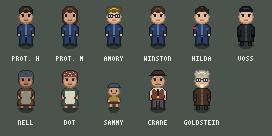

Python code for this plot:
"""Generador modular del elenco (vista frontal, 20x40; niños 16x27).

Cada personaje = cabeza (18 filas) + cuerpo (22 filas) + parches + paleta.
Las piezas se definen por mitades de 10 columnas y se reflejan (simetría frontal).

Letras comunes:
  pelo:  o contorno · h medio · H brillo
  piel:  O contorno · S sombra · s base · l luz · e ojo · m boca
  ropa:  n contorno · d sombra · b base · B luz · L acento (cremallera, botones)
  otros: w/W botas · g gafas o guantes · r brazalete · a/A delantal · c/v/t/p camisa, chaleco, corbata, pantalón
         k/K/j pañuelo · f/F/x sombrero · y barba
"""
import sys
from pathlib import Path

sys.path.insert(0, str(Path(__file__).resolve().parents[1] / "lib"))
from pixel import Canvas, K  # noqa: E402


def espejo(mitades):
    return [m + m[::-1] for m in mitades]


# ------------------------------------------------------------------ caras (filas 7-17)
CARA = [
    "...ohsssss",
    "...Osoooss",
    "...Osseess",
    "..OSsseess",
    "..OSssssss",
    "...Osllsss",
    "...OssssSS",
    "...OSsssmm",
    "....OSssss",
    ".....OOSSS",
    ".......OSS",
]
CARA_FINA = [  # rasgos más suaves (versión femenina, Julia, Brooke…)
    "..ohhsssss",
    "..ohsoosss",
    "..ohseesss",
    "..ohseesss",
    "..ohssssss",
    "..ohsllsss",
    "..ohssssSs",
    "..ohSsssmm",
    "..ohhSssss",
    "...ohhOSSS",
    "....oohOSS",
]

# ------------------------------------------------------------------ cabezas (18 filas)
CABEZAS = {
    "corto": [
        "......oooo", ".....ohhhh", "....ohhhHH", "...ohhhHHh", "...ohhHhhh", "...ohhhhhh", "...ohhsshh",
    ] + CARA,
    "melena": [
        "......oooo", ".....ohhhh", "....ohhhHH", "...ohhhHHh", "..ohhhHhhh", "..ohhhhhhh", "..ohhhsshh",
    ] + CARA_FINA,
    "despeinado": [
        "....o..ooo", "...ohoohhh", "...ohhhhHH", "..ohhhHHhh", "..ohhhhhhh", "...ohhhhhh", "...ohhsshh",
    ] + CARA,
    "repeinado": [
        "......oooo", ".....ohhhh", "....ohhHHH", "...ohhhhhh", "...ohhhhhh", "...ohhhhhh", "...Ohsssss",
    ] + ["...Osssss s".replace(" ", "")] + CARA[1:],
    "mono": [  # moño tirante
        ".......ooo", "......ohhH", ".....oohhh", "...oohhhhh", "...ohhhhhh", "...ohhhHhh", "...ohhssss",
    ] + CARA,
    "panuelo": [
        "......kkkk", "....kkKKKK", "...kKKjKKK", "..kKKKKKKj", "..kKjKKKKK", "..kKKKKKjK", "..kKKKKKKK",
    ] + ["..kKssssss"] + ["..k" + r[3:] for r in CARA[1:6]] + CARA[6:],
    "sombrero": [
        "......ffff", ".....fFFFF", "....fFFFFF", "...fFFFFFF", "...ffxxxxx", ".fffffffff", "...ohhssss",
    ] + CARA,
    "nino": None,  # los niños usan su propia plantilla
}

# ------------------------------------------------------------------ cuerpos (22 filas)
CUERPOS = {
    "mono": [
        "....nndbbL", "...ndbbbbL", "..ndbbbbbL", ".ndbbbbbbL", ".ndbBBbbbL", ".ndbBBbbbL", ".ndbbbbbbL",
        ".ndbnbbbbL", ".ndbnbbbbL", ".nddnbbbbL", ".nssnbbbbL", ".nssnddddd", "..nndbbbbL", "...ndbbbbn",
        "...ndbbbbn", "...ndbbbbn", "...ndbbbbn", "...ndbbbbn", "...ndbbbbn", "...nwWwwwn", "...nwwwwwn",
        "...nnnnnn.",
    ],
    "abrigo": [
        "....nnddbb", "...ndbbbbL", "..ndbbbbbL", ".ndbbbbbbL", ".ndbbbbbbL", ".ndbbbbbbB", ".ndbnbbbbL",
        ".ndbnbbbbL", ".ndbnbbbbB", ".ndbnbbbbL", ".nddnbbbbL", ".nggnbbbbL", ".nggnbbbbB", "..nnbbbbbL",
        "..ndbbbbbL", "..ndbbbbbL", "..ndbbbbbL", "..nnnnnnnn", "....nppn..", "....nppn..", "....nwWn..",
        "....nnnn..",
    ],
    "vestido": [
        "....nndbbb", "...ndbbbbb", "..ndbbbbbb", ".ndbbaaaaa", ".ndbbaAaaa", ".ndbbaaaaa", ".ndnbaaaaa",
        ".nSnbaaaaa", ".nsnbaaaaa", ".nssndaaaa", ".nssndaaaa", "..ndbaaaaa", "..ndbaaaaa", ".ndbbaaaaa",
        ".ndbbaaaaa", ".ndbbbaaaa", ".ndbbbbbbb", ".nnnnnnnnn", "....OssO..", "....OssO..", "....nwwn..",
        "....nnnn..",
    ],
    "chaleco": [
        "....nccccc", "...ncvvcct", "..ncvvvvct", ".nccvvvvvt", ".nccvvvvvt", ".nccvvvVvt", ".nccvvvvvt",
        ".ncnvvvvvt", ".ncnvvvvvL", ".ncnvvvvvL", ".nssnvvvvv", ".nssnddddd", "..nndppppp", "...ndpppn.",
        "...ndpppn.", "...ndpppn.", "...ndpppn.", "...ndpppn.", "...ndpppn.", "...nwWwwn.", "...nwwwwn.",
        "...nnnnnn.",
    ],
}

NINO = espejo([
    "....cccc", "...cCCCC", "..cCCCCC", "..cCCCCC", ".ccccccc", "..ohssss", "..Osssss", "..Ossess",
    "..Ossess", ".OSslSss", "..Osssmm", "...OSsss", "....OOSS", "...nddbg", "..ndbbbb", ".ndbbbbb",
    ".ndbbbbb", ".nssbbbb", ".nssdddd", "..nppppp", "..nppppp", "...OssO.", "...OssO.", "...OssO.",
    "...nwwn.", "..nwwwn.", "..nnnnn.",
])


def construir(cabeza, cuerpo, parches=()):
    filas = espejo(CABEZAS[cabeza] + CUERPOS[cuerpo])
    filas = [list(f) for f in filas]
    for (r, c, ch) in parches:
        filas[r][c] = ch
    return ["".join(f) for f in filas]


def rampa_ropa(rampa, base=2):
    return {"n": K(rampa, base - 2), "d": K(rampa, base - 1), "b": K(rampa, base),
            "B": K(rampa, base + 1), "L": K(rampa, base + 2)}


PIEL = lambda tono=0: {"O": K("piel", 1 + tono), "S": K("piel", 2 + tono), "s": K("piel", 3 + tono),
                       "l": K("piel", 4 + tono), "e": K("gris", 1), "m": K("piel", 1 + tono)}
PELO = lambda rampa, i=0: {"o": K(rampa, i), "h": K(rampa, i + 1), "H": K(rampa, i + 3)}
BOTAS = {"w": K("gris", 2), "W": K("gris", 4)}

# gafas redondas (filas 8-11): montura fina, cristal claro y los ojos visibles
GAFAS = ([(r, c, "g") for r in (8, 11) for c in (4, 5, 6, 7, 8, 11, 12, 13, 14, 15)]
         + [(r, c, "g") for r in (9, 10) for c in (4, 8, 11, 15)]
         + [(9, 9, "g"), (9, 10, "g")]
         + [(r, c, "G") for r in (9, 10) for c in (5, 7, 12, 14)])
PERILLA = [(r, c, "y") for r in (14, 15, 16) for c in (8, 9, 10, 11)] + [(17, 9, "y"), (17, 10, "y")]
BRAZALETE = [(21, c, "r") for c in (1, 2, 3)] + [(22, c, "r") for c in (1, 2, 3)]
SONRISA = [(14, 7, "m"), (14, 12, "m"), (13, 8, "s"), (13, 11, "s")]

ELENCO = [
    # nombre, filas, paleta
    ("PROT. H", construir("corto", "mono"),
     {**PELO("pelo"), **PIEL(), **rampa_ropa("azul"), **BOTAS}),
    ("PROT. M", construir("melena", "mono"),
     {**PELO("madera", 1), **PIEL(), **rampa_ropa("azul"), **BOTAS}),
    ("AMORY", construir("despeinado", "mono", GAFAS),
     {**PELO("ocre", 0), **PIEL(1), **rampa_ropa("azul"), **BOTAS, "g": K("gris", 3), "G": K("cielo", 6)}),
    ("WINSTON", construir("corto", "mono"),
     {**PELO("madera", 1), **PIEL(1), **rampa_ropa("azul"), **BOTAS}),
    ("HILDA", construir("mono", "mono", BRAZALETE),
     {**PELO("pelo"), **PIEL(1), **rampa_ropa("azul"), **BOTAS, "r": K("rojo", 4)}),
    ("VOSS", construir("repeinado", "abrigo"),
     {**PELO("gris", 0), "H": K("gris", 4), **PIEL(1), **rampa_ropa("gris", 2), **BOTAS,
      "g": K("gris", 0), "p": K("gris", 1)}),
    ("NELL", construir("panuelo", "vestido"),
     {**PIEL(-1), **rampa_ropa("madera", 3), **BOTAS, "k": K("tela", 0), "K": K("tela", 2),
      "j": K("tela", 1), "a": K("papel", 1), "A": K("papel", 2)}),
    ("DOT", construir("panuelo", "vestido"),
     {**PIEL(0), **rampa_ropa("pared", 3), **BOTAS, "k": K("granate", 1), "K": K("granate", 4),
      "j": K("papel", 3), "a": K("papel", 3), "A": K("papel", 4)}),
    ("SAMMY", NINO,
     {**PIEL(0), "c": K("tela", 0), "C": K("tela", 2), "n": K("ocre", 0), "d": K("ocre", 1),
      "b": K("ocre", 2), "p": K("madera", 2), "g": K("gris", 7), **BOTAS}),
    ("CRANE", construir("sombrero", "chaleco", SONRISA),
     {**PELO("gris", 4), **PIEL(0), "n": K("granate", 0), "d": K("granate", 2), "v": K("granate", 4),
      "V": K("granate", 2), "c": K("papel", 3), "t": K("granate", 1), "L": K("ocre", 3),
      "p": K("tela", 2), "f": K("madera", 0), "F": K("madera", 2), "x": K("gris", 1), **BOTAS}),
    ("GOLDSTEIN", construir("despeinado", "abrigo", GAFAS + PERILLA),
     {**PELO("papel", 1), **PIEL(1), **rampa_ropa("madera", 2), **BOTAS,
      "g": K("gris", 4), "G": K("cielo", 6), "y": K("papel", 4), "p": K("madera", 1)}),
]


def dibujar(cv, x, y, filas, paleta, sombra):
    h, w = len(filas), len(filas[0])
    cv.ellipse(x + 2, y + h - 5, x + w - 2, y + h + 3, sombra)
    cv.grid(x, y, filas, paleta)


if __name__ == "__main__":
    COLS, CW, RH = 6, 44, 64
    cv = Canvas(COLS * CW + 8, 2 * RH + 8, bg=("pared", 3))
    for i, (nombre, filas, pal) in enumerate(ELENCO):
        col, fila = i % COLS, i // COLS
        x0, y0 = 4 + col * CW, 6 + fila * RH
        h = len(filas)
        dibujar(cv, x0 + (CW - len(filas[0])) // 2, y0 + 40 - h, filas, pal, K("pared", 1))
        cv.text(x0 + (CW - cv.text_width(nombre)) // 2, y0 + 50, nombre, K("papel", 4))
    prev = cv.save(Path(__file__).parent / "elenco.png", preview_scale=5)
    print("ok", prev)
